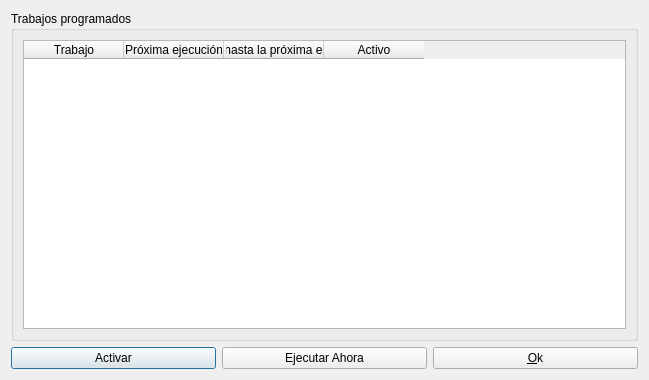
<?xml version="1.0" encoding="UTF-8"?>
<ui version="4.0">
 <class>AERPScheduledJobViewer</class>
 <widget class="QDialog" name="AERPScheduledJobViewer">
  <property name="geometry">
   <rect>
    <x>0</x>
    <y>0</y>
    <width>649</width>
    <height>380</height>
   </rect>
  </property>
  <property name="windowTitle">
   <string>Trabajos programados</string>
  </property>
  <layout class="QGridLayout" name="gridLayout">
   <item row="1" column="0">
    <widget class="QPushButton" name="pbActivateDeactivate">
     <property name="text">
      <string>Activar</string>
     </property>
     <property name="icon">
      <iconset resource="../resources/resources.qrc">
       <normaloff>:/aplicacion/images/ok.png</normaloff>:/aplicacion/images/ok.png</iconset>
     </property>
    </widget>
   </item>
   <item row="1" column="2">
    <widget class="QPushButton" name="pbOk">
     <property name="text">
      <string>&amp;Ok</string>
     </property>
     <property name="icon">
      <iconset resource="../resources/resources.qrc">
       <normaloff>:/generales/images/close.png</normaloff>:/generales/images/close.png</iconset>
     </property>
    </widget>
   </item>
   <item row="0" column="0" colspan="3">
    <widget class="QGroupBox" name="groupBox">
     <property name="title">
      <string>Trabajos programados</string>
     </property>
     <layout class="QVBoxLayout" name="verticalLayout">
      <item>
       <widget class="QTableWidget" name="tableWidgetScheduledJobs">
        <property name="editTriggers">
         <set>QAbstractItemView::NoEditTriggers</set>
        </property>
        <property name="alternatingRowColors">
         <bool>true</bool>
        </property>
        <property name="selectionMode">
         <enum>QAbstractItemView::SingleSelection</enum>
        </property>
        <property name="selectionBehavior">
         <enum>QAbstractItemView::SelectRows</enum>
        </property>
        <column>
         <property name="text">
          <string>Trabajo</string>
         </property>
        </column>
        <column>
         <property name="text">
          <string>Próxima ejecución</string>
         </property>
        </column>
        <column>
         <property name="text">
          <string>Tiempo hasta la próxima ejecución</string>
         </property>
        </column>
        <column>
         <property name="text">
          <string>Activo</string>
         </property>
        </column>
       </widget>
      </item>
     </layout>
    </widget>
   </item>
   <item row="1" column="1">
    <widget class="QPushButton" name="pbRunNow">
     <property name="text">
      <string>Ejecutar Ahora</string>
     </property>
     <property name="icon">
      <iconset resource="../resources/resources.qrc">
       <normaloff>:/aplicacion/images/recalculatecounter.png</normaloff>:/aplicacion/images/recalculatecounter.png</iconset>
     </property>
    </widget>
   </item>
  </layout>
 </widget>
 <tabstops>
  <tabstop>tableWidgetScheduledJobs</tabstop>
  <tabstop>pbActivateDeactivate</tabstop>
  <tabstop>pbRunNow</tabstop>
  <tabstop>pbOk</tabstop>
 </tabstops>
 <resources>
  <include location="../resources/resources.qrc"/>
 </resources>
 <connections/>
</ui>
